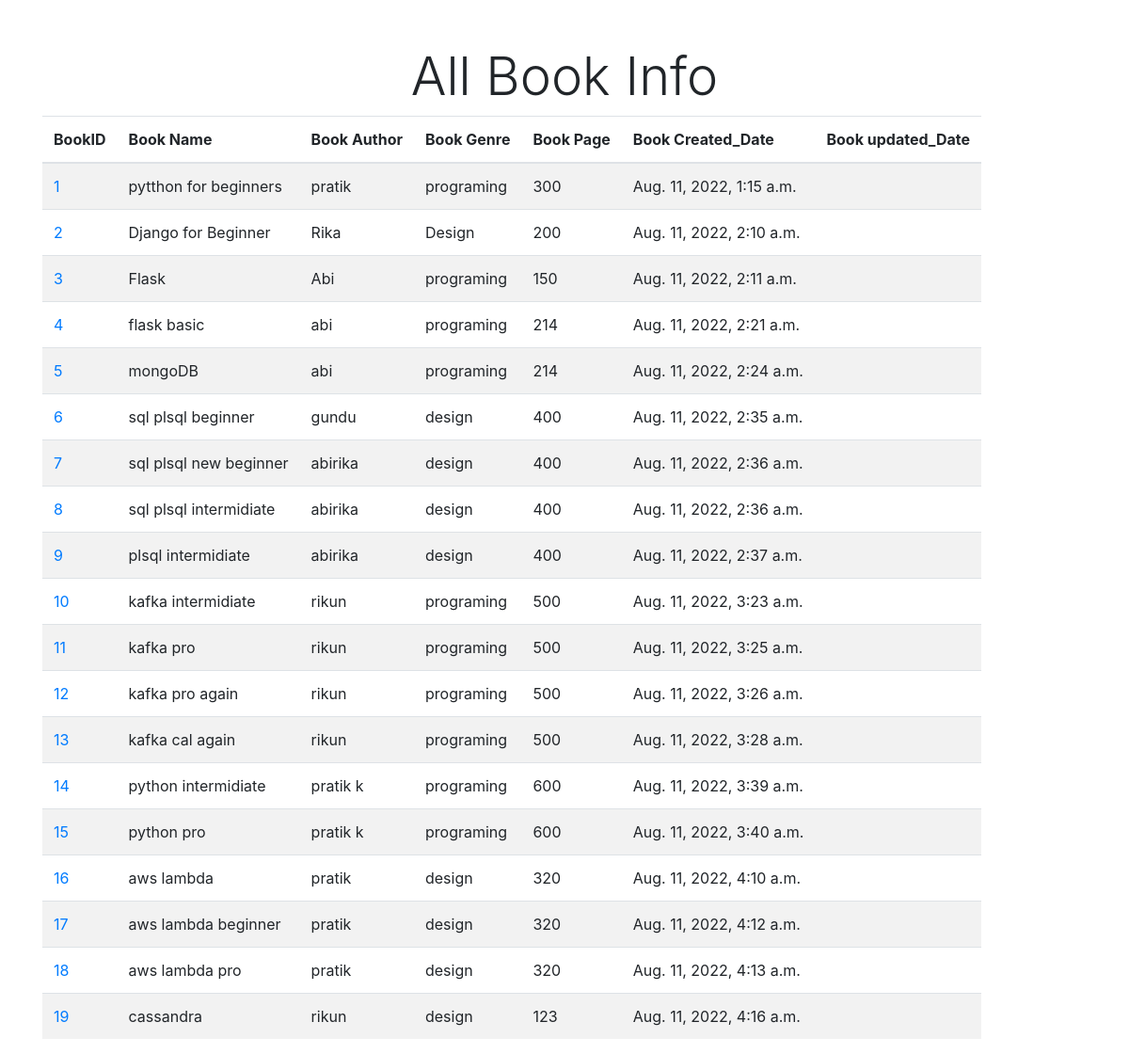
/home/, run on the app's committed database.
### core/models.py (models this page shows, shortened)
class Book(models.Model):
    name = models.CharField(max_length=100)
    slug = models.SlugField(unique=name)
    author = models.CharField(max_length=100)
    genre = models.CharField(max_length=100)
    pages = models.IntegerField()
    create_at = models.DateTimeField(auto_now_add=True)
    updated_at = models.DateTimeField(auto_now=True)

### core/views.py (the view)
# urls.py: path("home/", views.BookListView.as_view(), name="home"),
class BookListView(ListView):
    model = Book
    template_name = "home.html"
    context_object_name = "book"

### core/templates/home.html (shortened to what this page needs)
<!doctype html>
<html lang="en">
<head>
    <link rel="stylesheet" href="https://cdn.jsdelivr.net/npm/bootstrap@4.6.2/dist/css/bootstrap.min.css">
</head>
<body>
<div class="container mt-5">
    <h3 class="display-4 text-center">All Book Info</h3>
<table class="table table-striped table-inverse table-responsive">
    <thead class="thead-inverse">
    <tr>
        <th>BookID</th>
        <th>Book Name</th>
        <th>Book Author</th>
        <th>Book Genre</th>
        <th>Book Page</th>
        <th>Book Created_Date</th>
        <th>Book updated_Date</th>
    </tr>
    </thead>
    <tbody>
    {% for item in book %}
    <tr>
        <td scope="row"><a href="{% url 'book' item.slug %}">{{item.id}}</a></td>
        <td>{{item.name}}</td>
        <td>{{item.author}}</td>
        <td>{{item.genre}}</td>
        <td>{{item.pages}}</td>
        <td>{{item.create_at}}</td>
        <td>{{item.update_at}}</td>
    </tr>
    {% endfor %}
    </tbody>
</table>
    </div>
</body>
</html>

### data on the page
Book: id "1", name "pytthon for beginners", author "pratik", genre "programing", pages "300", create_at "Aug. 11, 2022, 1:15 a.m."
Book: id "2", name "Django for Beginner", author "Rika", genre "Design", pages "200", create_at "Aug. 11, 2022, 2:10 a.m."
Book: id "3", name "Flask", author "Abi", genre "programing", pages "150", create_at "Aug. 11, 2022, 2:11 a.m."
Book: id "4", name "flask basic", author "abi", genre "programing", pages "214", create_at "Aug. 11, 2022, 2:21 a.m."
Book: id "5", name "mongoDB", author "abi", genre "programing", pages "214", create_at "Aug. 11, 2022, 2:24 a.m."
Book: id "6", name "sql plsql beginner", author "gundu", genre "design", pages "400", create_at "Aug. 11, 2022, 2:35 a.m."
Book: id "7", name "sql plsql new beginner", author "abirika", genre "design", pages "400", create_at "Aug. 11, 2022, 2:36 a.m."
Book: id "8", name "sql plsql intermidiate", author "abirika", genre "design", pages "400", create_at "Aug. 11, 2022, 2:36 a.m."
Book: id "9", name "plsql intermidiate", author "abirika", genre "design", pages "400", create_at "Aug. 11, 2022, 2:37 a.m."
Book: id "10", name "kafka intermidiate", author "rikun", genre "programing", pages "500", create_at "Aug. 11, 2022, 3:23 a.m."
Book: id "11", name "kafka pro", author "rikun", genre "programing", pages "500", create_at "Aug. 11, 2022, 3:25 a.m."
Book: id "12", name "kafka pro again", author "rikun", genre "programing", pages "500", create_at "Aug. 11, 2022, 3:26 a.m."
Book: id "13", name "kafka cal again", author "rikun", genre "programing", pages "500", create_at "Aug. 11, 2022, 3:28 a.m."
Book: id "14", name "python intermidiate", author "pratik k", genre "programing", pages "600", create_at "Aug. 11, 2022, 3:39 a.m."
Book: id "15", name "python pro", author "pratik k", genre "programing", pages "600", create_at "Aug. 11, 2022, 3:40 a.m."
Book: id "16", name "aws lambda", author "pratik", genre "design", pages "320", create_at "Aug. 11, 2022, 4:10 a.m."
Book: id "17", name "aws lambda beginner", author "pratik", genre "design", pages "320", create_at "Aug. 11, 2022, 4:12 a.m."
Book: id "18", name "aws lambda pro", author "pratik", genre "design", pages "320", create_at "Aug. 11, 2022, 4:13 a.m."
Book: id "19", name "cassandra", author "rikun", genre "design", pages "123", create_at "Aug. 11, 2022, 4:16 a.m."
